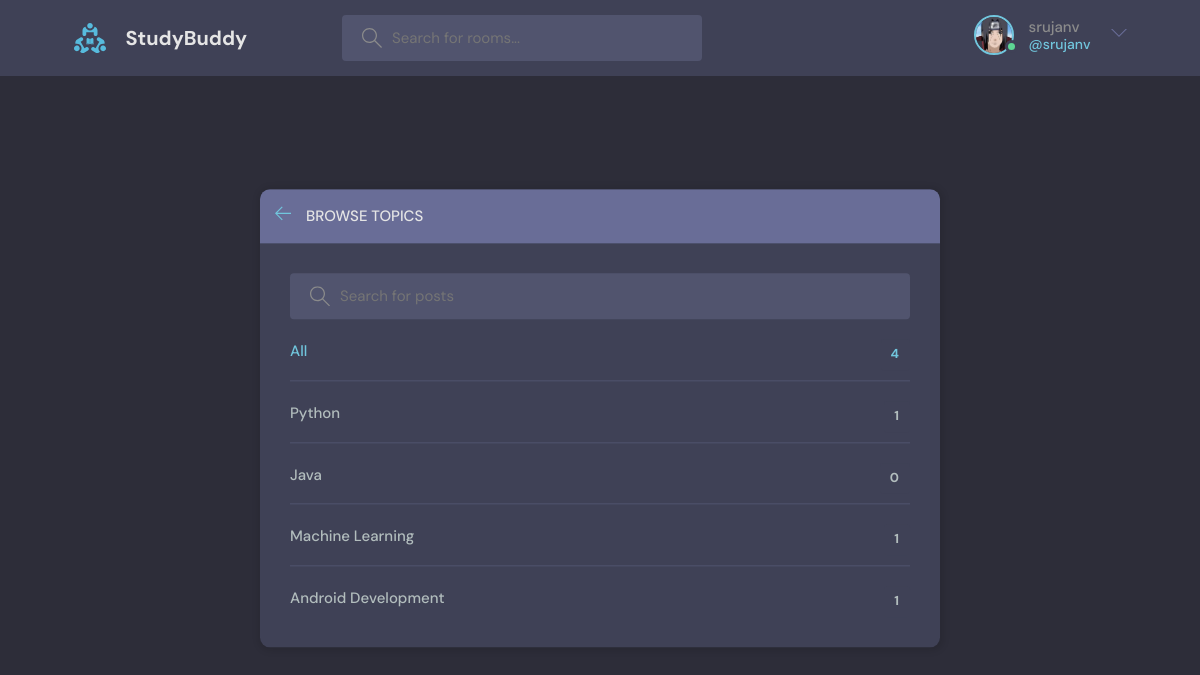
/topics/ (signed in), run on the app's committed database.
### base/models.py (models this page shows, shortened)
class User(AbstractUser):
    name = models.CharField(max_length=200, null = True)
    email = models.EmailField(unique=True,null=True)
    bio = models.TextField(null=True)
    avatar = models.ImageField(null=True, default="avatar1.svg")
    USERNAME_FIELD = 'email'
    REQUIRED_FIELDS = []

class Topic(models.Model):
    name = models.CharField(max_length = 200)

### base/views.py (the view)
# urls.py: path('topics/', views.topicsPage, name='topics'),
def topicsPage(request):
    if request.GET.get('q') != None:
        q = request.GET.get('q')
    else:
        q = ''
    topics = Topic.objects.filter(name__icontains = q)
    context = {'topics':topics}
    return render(request, 'base/topics.html', context)

### base/templates/base/topics.html (shortened to what this page needs)
{% extends 'main.html' %}
{% block content%}
    <main class="create-room layout">
      <div class="container">
        <div class="layout__box">
          <div class="layout__boxHeader">
            <div class="layout__boxTitle">
              <a href="{% url 'home' %}">
                <svg version="1.1" xmlns="http://www.w3.org/2000/svg" width="32" height="32" viewBox="0 0 32 32">
                  <title>arrow-left</title>
                  <path
                    d="M13.723 2.286l-13.723 13.714 13.719 13.714 1.616-1.611-10.96-10.96h27.625v-2.286h-27.625l10.965-10.965-1.616-1.607z"
                  ></path>
                </svg>
              </a>
              <h3>Browse Topics</h3>
            </div>
          </div>
          <div class="topics-page layout__body">
            <form class="header__search">
              <label>
                <input placeholder="Search for posts" />
              </label>
            </form>
            <ul class="topics__list">
              <li>
                <a href="{% url 'topics' %}" class="active">All <span>{{topics.count}}</span></a>
              </li>
              {% for topic in topics %}
              <li>
                <a href="{% url 'home' %}?={{topic.name}}">{{topic.name}} <span>{{topic.room_set.all.count}}</span></a>
              </li>
               {% endfor %}
            </ul>
          </div>
        </div>
      </div>
    </main>
{% endblock %}

### templates/navbar.html (shortened to what this page needs)
{% load static %}
<header class="header header--loggedIn">
    <div class="container">
      <a href="{% url 'home'%}" class="header__logo">
        <img src="{% static 'images/logo.svg' %}" />
        <h1>StudyBuddy</h1>
      </a>
      <form class="header__search" method="GET" action="{%url 'home'%}">
        <label>
          <input name="q" placeholder="Search for rooms..." />
        </label>
      </form>
      <nav class="header__menu">
      {% if request.user.is_authenticated %}
        <div class="header__user">
            <a href="{% url 'profile' request.user.id %}">
                <div class="avatar avatar--medium active">
                    <img src="{{request.user.avatar.url}}" />
                </div>
                <p>{{ request.user.username }} <span>@{{ request.user.username }}</span></p>
            </a>
            <button class="dropdown-button">
                <svg version="1.1" xmlns="http://www.w3.org/2000/svg" width="32" height="32" viewBox="0 0 32 32">
                    <title>chevron-down</title>
                    <path d="M16 21l-13-13h-3l16 16 16-16h-3l-13 13z"></path>
                </svg>
            </button>
        </div>
    {% else %}
        <a href="{% url 'login' %}">
            <img src="{% static 'images/avatar1.svg' %}" />
            <p>Login</p>
        </a>
    {% endif %}
      </nav>
    </div>
</header>

### static/styles/style.css (style rules this page uses)
:root { --color-main: #71c6dd; --color-main-light: #e1f6fb; --color-dark: #3f4156; --color-dark-medium: #51546e; --color-dark-light: #696d97; --color-light: #e5e5e5; --color-gray: #8b8b8b; --color-light-gray: #b2bdbd; --color-bg: #2d2d39; --color-success: #5dd693; --color-error: #fc4b0b; }
* { font-family: "DM Sans", -apple-system, BlinkMacSystemFont, "Segoe UI", Roboto, Oxygen, Ubuntu, Cantarell, "Open Sans", "Helvetica Neue", sans-serif; margin: 0; padding: 0; box-sizing: border-box; text-rendering: optimizeLegibility; font-size: inherit; }
html { font-size: 56.25%; }
@media only screen and (min-width: 1200px) { html { font-size: 62.5%; } }
body { line-height: 1.6; font-weight: 400; font-size: 1.5rem; color: var(--color-light-gray); background-color: var(--color-bg); min-height: 100vh; }
img { width: 100%; }
a { display: inline-block; color: var(--color-main); text-decoration: none; }
.container { max-width: 120rem; width: 90%; margin: auto; }
.avatar { position: relative; display: inline-block; border-radius: 50%; border: 2px solid var(--color-main); }
.avatar img { display: block; border-radius: 50%; object-fit: cover; object-position: center; }
.avatar::after { content: ""; display: block; position: absolute; background-color: var(--color-gray); z-index: 111; border-radius: 50%; border: 0.3rem solid var(--color-dark); }
.avatar.active::after { background-color: var(--color-success); }
.avatar.avatar--medium img { width: 3.6rem; height: 3.6rem; border-radius: 50%; }
.avatar.avatar--medium:after { width: 0.7rem; height: 0.7rem; bottom: 0px; right: -6px; }
.header { padding: 1.5rem; background-color: var(--color-dark); }
.header > .container { display: flex; gap: 9.5rem; }
.header__logo, .header__user { display: flex; gap: 2rem; align-items: center; }
.header__logo > img { height: 3.2rem; width: 3.2rem; }
.header__logo > h1 { font-weight: 700; font-size: 2rem; color: var(--color-light); }
.header__search > label { background-color: var(--color-dark-medium); padding: 1.3rem 1rem; display: flex; align-items: center; gap: 1rem; border-radius: 4px; }
.header__search svg { fill: var(--color-gray); width: 2rem; height: 2rem; margin-left: 1rem; }
.header__search input { width: 30rem; background: transparent; border: none; outline: none; color: var(--color-light); }
.header__menu { margin-left: auto; position: relative; }
.header__menu a { display: flex; gap: 1.5rem; align-items: center; font-weight: 500; text-decoration: none; color: var(--color-gray); }
.header__menu img { height: 3.6rem; }
.header__menu p { line-height: 1.2; }
.header__menu span { color: var(--color-main); font-weight: 500; font-size: 1.4rem; display: block; }
.header__menu svg { width: 1.6rem; height: 1.6rem; fill: var(--color-dark-light); }
.dropdown-button { background: transparent; border: 0; outline: 0; cursor: pointer; }
.layout { margin-top: 2.4rem; }
.layout > .container { display: flex; justify-content: space-between; align-items: flex-start; }
.layout__box { width: 90%; max-width: 48rem; min-height: 40rem; position: absolute; top: 50%; left: 50%; transform: translate(-50%, -46%); background-color: var(--color-dark); border-radius: 1rem; box-shadow: 1px 1px 6px 3px rgba(0, 0, 0, 0.1); overflow: hidden; }
.layout__boxHeader { display: flex; padding: 1.5rem; background-color: var(--color-dark-light); }
.layout__boxTitle { display: flex; gap: 1.5rem; align-items: center; }
.layout__boxTitle h3 { text-transform: uppercase; font-weight: 500; color: var(--color-light); }
.layout__boxTitle svg { width: 1.6rem; height: 1.6rem; fill: var(--color-main); }
.layout__body { margin: 3rem; }
.topics__list { list-style: none; }
.topics__list li a { display: flex; justify-content: space-between; margin-bottom: 3rem; font-weight: 500; color: var(--color-light-gray); transition: all 0.3s ease-in-out; }
.topics__list li a.active, .topics__list li a:hover { color: var(--color-main); }
.topics__list li a span { padding: 0.5rem 1rem; background-color: var(--color-dark); border-radius: 3px; font-size: 1.3rem; font-weight: 700; letter-spacing: 1px; }
.topics-page .topics__list li:not(:last-child) a { margin: 2rem 0; padding-bottom: 1rem; text-decoration: none; border-bottom: 1px solid var(--color-dark-medium); }
.topics-page .header__search { display: block; }
.create-room.layout .layout__box { max-width: 68rem; }

### data on the page
User: user.avatar (picture), user.username "srujanv"
Topic: name "Python", room_set.all.count "1"
Topic: name "Java", room_set.all.count "0"
Topic: name "Machine Learning", room_set.all.count "1"
Topic: name "Android Development", room_set.all.count "1"

### other printed values
{{ topics.count }} "4"
